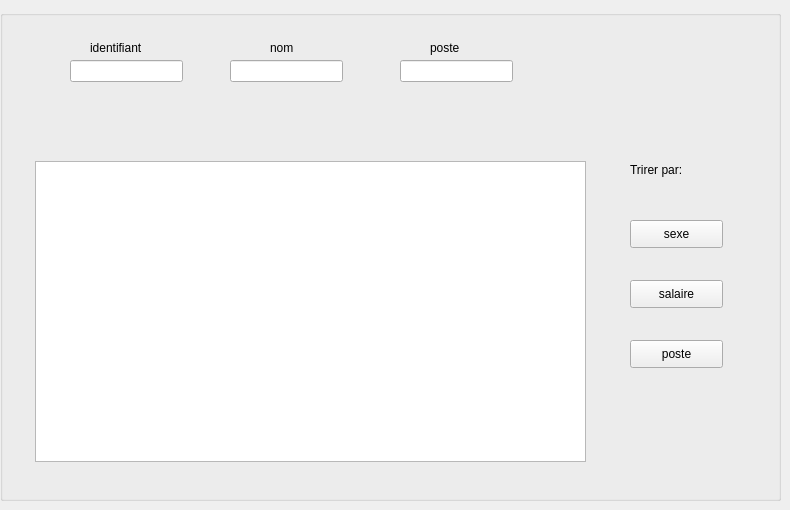
      <widget class="QWidget" name="tab_14">
       <attribute name="title">
        <string>Chercher et trier employe</string>
       </attribute>
       <widget class="QGroupBox" name="groupBox_5">
        <property name="geometry">
         <rect>
          <x>0</x>
          <y>10</y>
          <width>781</width>
          <height>491</height>
         </rect>
        </property>
        <property name="title">
         <string/>
        </property>
        <widget class="QLineEdit" name="le_id_r">
         <property name="geometry">
          <rect>
           <x>70</x>
           <y>50</y>
           <width>113</width>
           <height>22</height>
          </rect>
         </property>
        </widget>
        <widget class="QLineEdit" name="le_nom_r">
         <property name="geometry">
          <rect>
           <x>230</x>
           <y>50</y>
           <width>113</width>
           <height>22</height>
          </rect>
         </property>
        </widget>
        <widget class="QLineEdit" name="le_poste_r">
         <property name="geometry">
          <rect>
           <x>400</x>
           <y>50</y>
           <width>113</width>
           <height>22</height>
          </rect>
         </property>
        </widget>
        <widget class="QLabel" name="label_38">
         <property name="geometry">
          <rect>
           <x>90</x>
           <y>30</y>
           <width>81</width>
           <height>16</height>
          </rect>
         </property>
         <property name="styleSheet">
          <string notr="true">font: 9pt &quot;MS Shell Dlg 2&quot;;</string>
         </property>
         <property name="text">
          <string>identifiant</string>
         </property>
        </widget>
        <widget class="QLabel" name="label_39">
         <property name="geometry">
          <rect>
           <x>270</x>
           <y>30</y>
           <width>56</width>
           <height>16</height>
          </rect>
         </property>
         <property name="styleSheet">
          <string notr="true">font: 9pt &quot;MS Shell Dlg 2&quot;;</string>
         </property>
         <property name="text">
          <string>nom</string>
         </property>
        </widget>
        <widget class="QLabel" name="label_40">
         <property name="geometry">
          <rect>
           <x>430</x>
           <y>30</y>
           <width>56</width>
           <height>16</height>
          </rect>
         </property>
         <property name="styleSheet">
          <string notr="true">font: 9pt &quot;MS Shell Dlg 2&quot;;</string>
         </property>
         <property name="text">
          <string>poste</string>
         </property>
        </widget>
        <widget class="QTableView" name="tabler">
         <property name="geometry">
          <rect>
           <x>35</x>
           <y>151</y>
           <width>551</width>
           <height>301</height>
          </rect>
         </property>
        </widget>
        <widget class="QLabel" name="label_41">
         <property name="geometry">
          <rect>
           <x>630</x>
           <y>150</y>
           <width>101</width>
           <height>20</height>
          </rect>
         </property>
         <property name="styleSheet">
          <string notr="true">font: 9pt &quot;MS Shell Dlg 2&quot;;</string>
         </property>
         <property name="text">
          <string>Trirer par:</string>
         </property>
        </widget>
        <widget class="QPushButton" name="pb_trier_sexe">
         <property name="geometry">
          <rect>
           <x>630</x>
           <y>210</y>
           <width>93</width>
           <height>28</height>
          </rect>
         </property>
         <property name="text">
          <string>sexe</string>
         </property>
        </widget>
        <widget class="QPushButton" name="pb_trier_salaire">
         <property name="geometry">
          <rect>
           <x>630</x>
           <y>270</y>
           <width>93</width>
           <height>28</height>
          </rect>
         </property>
         <property name="text">
          <string>salaire</string>
         </property>
        </widget>
        <widget class="QPushButton" name="pb_trirer_poste">
         <property name="geometry">
          <rect>
           <x>630</x>
           <y>330</y>
           <width>93</width>
           <height>28</height>
          </rect>
         </property>
         <property name="text">
          <string>poste</string>
         </property>
        </widget>
        <widget class="QLabel" name="label_42">
         <property name="geometry">
          <rect>
           <x>-210</x>
           <y>-160</y>
           <width>1091</width>
           <height>801</height>
          </rect>
         </property>
         <property name="styleSheet">
          <string notr="true">font: 9pt &quot;MS Shell Dlg 2&quot;;</string>
         </property>
         <property name="text">
          <string/>
         </property>
         <property name="pixmap">
          <pixmap>../../../Downloads/258266983_613599279951661_9041168222402629926_n.png</pixmap>
         </property>
        </widget>
        <zorder>label_38</zorder>
        <zorder>label_39</zorder>
        <zorder>label_40</zorder>
        <zorder>label_41</zorder>
        <zorder>label_42</zorder>
        <zorder>le_id_r</zorder>
        <zorder>le_nom_r</zorder>
        <zorder>le_poste_r</zorder>
        <zorder>tabler</zorder>
        <zorder>pb_trier_sexe</zorder>
        <zorder>pb_trier_salaire</zorder>
        <zorder>pb_trirer_poste</zorder>
       </widget>
      </widget>
